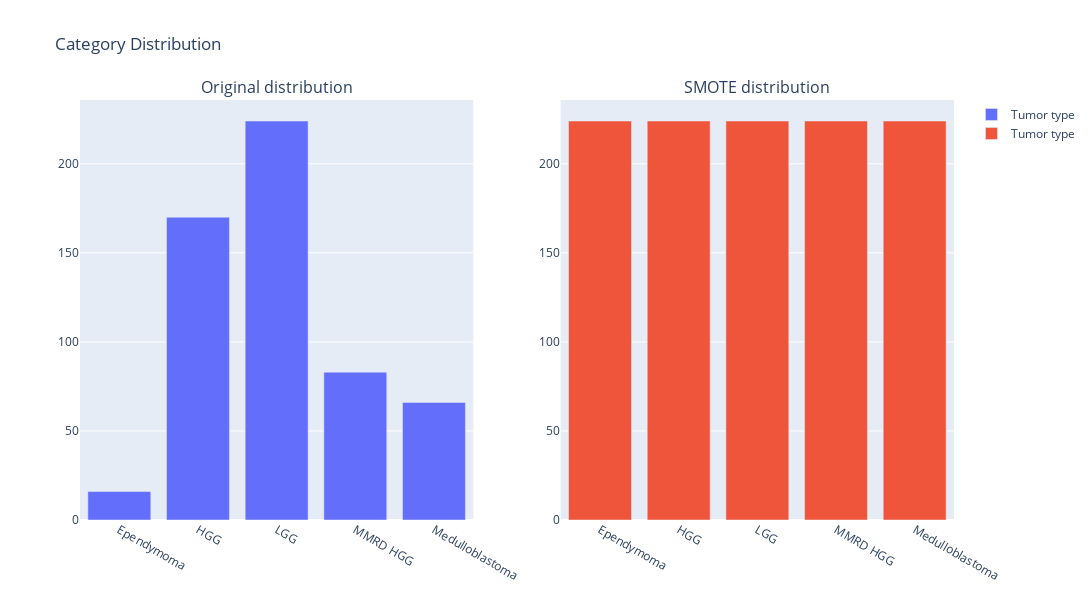

The notebook cell saved with this chart:
### Markdown cell above
## Data preprocessing
Observing that the data exhibited varying values, we utilized a standard scaler to normalize the data.

To eliminate redundant data and capture the essential information, we employed Principal Component Analysis (PCA). Additionally, we visualized the data in three dimensions to assess whether the data points were separable.

By using the first 44 components from PCA, we achieved a cummulative explained variance of 95%, leading us to select these components for further analysis.

In order to resolve the data imbalance, we used SMOTE oversampling technique.
We utilized all these steps into a single data preprocessing pipeline.

### Code cell
from plotly.subplots import make_subplots
import plotly.graph_objects as go

cat_distribution_tumor=cat_distribution[cat_distribution["Tumor type"] != "Normal brain"]
fig = make_subplots(rows=1, cols=2, subplot_titles=("Original distribution", "SMOTE distribution"))

fig.add_trace(
    go.Bar(x=cat_distribution_tumor["Tumor type"], y=cat_distribution_tumor["count"], name="Tumor type"),
    row=1, col=1
)

fig.add_trace(
    go.Bar(x=cat_distribution_tumor["Tumor type"], y=[224]*5, name="Tumor type"),
    row=1, col=2
)

fig.update_layout(height=600, width=1200, title_text="Category Distribution")
fig.show()

### Figure 1 — Plotly figure (JSON) as saved in the notebook; plotly's stock layout.template omitted (floating-point values rounded to 4 significant figures)
{"data": [{"name": "Tumor type", "type": "bar", "x": ["Ependymoma", "HGG", "LGG", "MMRD HGG", "Medulloblastoma"], "xaxis": "x", "y": [16, 170, 224, 83, 66], "yaxis": "y"}, {"name": "Tumor type", "type": "bar", "x": ["Ependymoma", "HGG", "LGG", "MMRD HGG", "Medulloblastoma"], "xaxis": "x2", "y": [224, 224, 224, 224, 224], "yaxis": "y2"}], "layout": {"annotations": [{"font": {"size": 16}, "showarrow": false, "text": "Original distribution", "x": 0.225, "xanchor": "center", "xref": "paper", "y": 1, "yanchor": "bottom", "yref": "paper"}, {"font": {"size": 16}, "showarrow": false, "text": "SMOTE distribution", "x": 0.775, "xanchor": "center", "xref": "paper", "y": 1, "yanchor": "bottom", "yref": "paper"}], "height": 600, "title": {"text": "Category Distribution"}, "width": 1200, "xaxis": {"anchor": "y", "domain": [0, 0.45]}, "xaxis2": {"anchor": "y2", "domain": [0.55, 1]}, "yaxis": {"anchor": "x", "domain": [0, 1]}, "yaxis2": {"anchor": "x2", "domain": [0, 1]}}}
